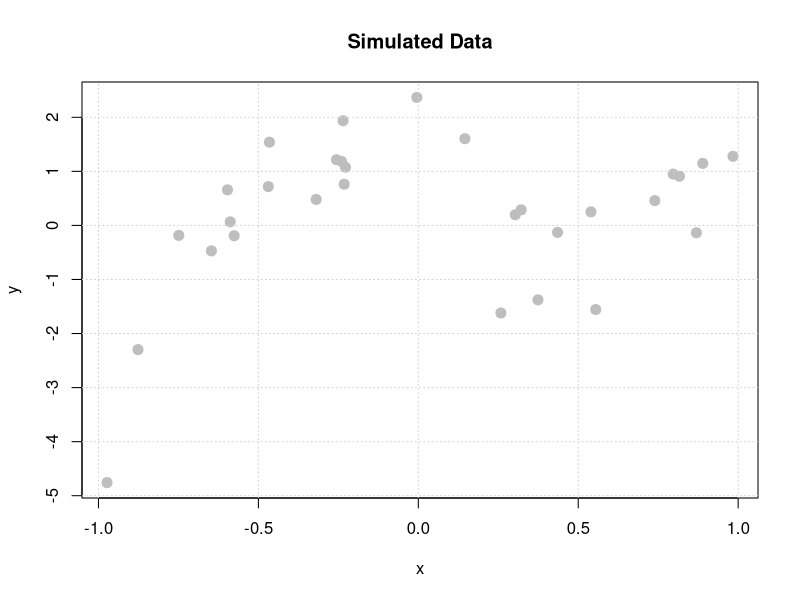
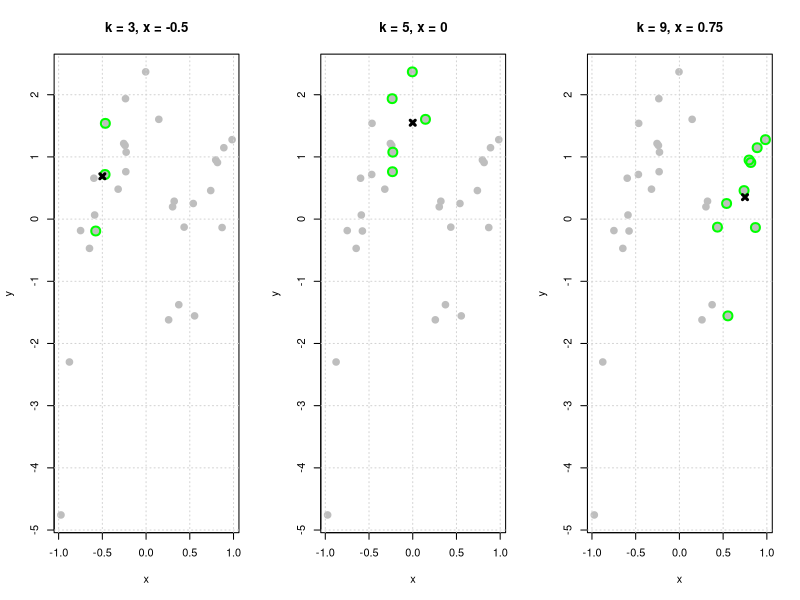
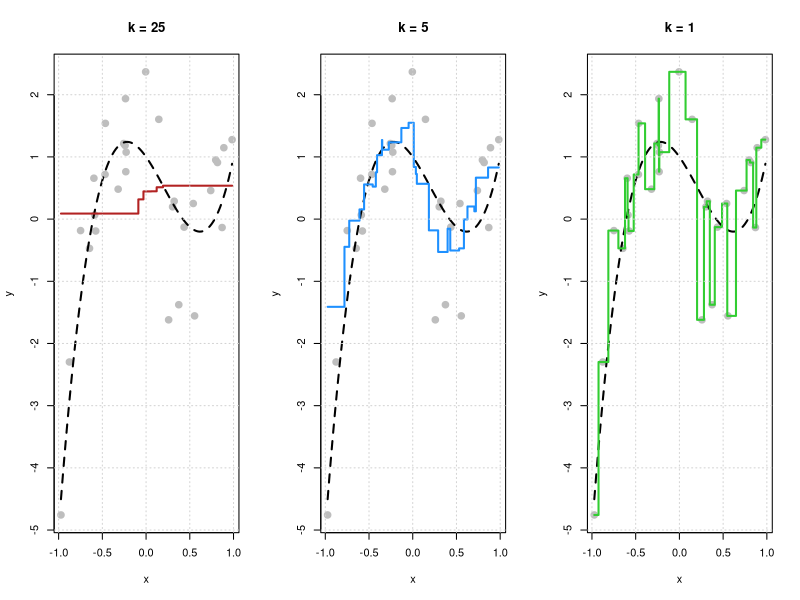

Recreate these plots in R, in order.
# Includes
library(tidyverse)
library(kableExtra)
library(caret)

# Define functions for random data and shaping function
cubic_mean = function(x) {
  1 - 2 * x - 3 * x ^ 2 + 5 * x ^ 3
}

gen_slr_data = function(sample_size = 100, mu) {
  x = runif(n = sample_size, min = -1, max = 1)
  y = mu(x) + rnorm(n = sample_size)
  tibble(x, y)
}

# Set seed and get our data as a variable
set.seed(1)
sim_slr_data = gen_slr_data(sample_size = 30, mu = cubic_mean)

# Pipe it into kable and get our x_y values
sim_slr_data %>%
  kable() %>%
  kable_styling(full_width = FALSE)

# plot them
plot(sim_slr_data, pch = 20, col = "grey", cex = 2,
     main = "Simulated Data")
grid()

# Check out the best linear model
lm(y ~ x + I(x ^ 2) + I(x ^ 3), data = sim_slr_data)

# KNN function
plot_knn = function(k = 5, x, main = "main") {
  distances = dist(c(x, sim_slr_data$x))[1:30]
  nn = order(distances)[1:k]
  plot(sim_slr_data, pch = 20, col = "grey", cex = 2, main = main)
  grid()
  points(sim_slr_data$x[nn],
         sim_slr_data$y[nn],
         col = "green", cex = 1.8, lwd = 2)
  points(x = x, y = mean(sim_slr_data$y[nn]), pch = 4, lwd = 3)
}

# Run our stuff with a KNN
par(mfrow = c(1, 3))
plot_knn(k = 3, x = -0.5, main = "k = 3, x = -0.5")
plot_knn(k = 5, x = 0, main = "k = 5, x = 0")
plot_knn(k = 9, x = 0.75, main = "k = 9, x = 0.75")

# Run some cool knn stuff
knn_slr_25 = knnreg(y ~ x, data = sim_slr_data, k = 25, use.all = TRUE)
knn_slr_05 = knnreg(y ~ x, data = sim_slr_data, k = 5, use.all = TRUE)
knn_slr_01 = knnreg(y ~ x, data = sim_slr_data, k = 1, use.all = TRUE)

# Plot the stuff
par(mfrow = c(1, 3))

plot(sim_slr_data, pch = 20, col = "grey", cex = 2,
     main = "k = 25")
curve(cubic_mean(x), add = TRUE, lwd = 2, lty = 2)
curve(predict(knn_slr_25, tibble(x = x)),
      col = "firebrick", lwd = 2, lty = 1, add = TRUE, n = 10000)
grid()

plot(sim_slr_data, pch = 20, col = "grey", cex = 2,
     main = "k = 5")
curve(cubic_mean(x), add = TRUE, lwd = 2, lty = 2)
curve(predict(knn_slr_05, tibble(x = x)),
      col = "dodgerblue", lwd = 2, lty = 1, add = TRUE, n = 10000)
grid()

plot(sim_slr_data, pch = 20, col = "grey", cex = 2,
     main = "k = 1")
curve(cubic_mean(x), add = TRUE, lwd = 2, lty = 2)
curve(predict(knn_slr_01, tibble(x = x)),
      col = "limegreen", lwd = 2, lty = 1, add = TRUE, n = 10000)
grid()
